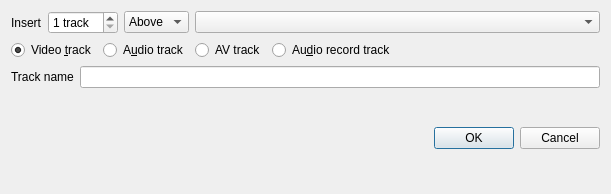
<?xml version="1.0" encoding="UTF-8"?>
<ui version="4.0">
 <class>AddTrack_UI</class>
 <widget class="QDialog" name="AddTrack_UI">
  <property name="geometry">
   <rect>
    <x>0</x>
    <y>0</y>
    <width>611</width>
    <height>194</height>
   </rect>
  </property>
  <layout class="QGridLayout" name="gridLayout">
   <item row="2" column="0" colspan="4">
    <layout class="QHBoxLayout" name="horizontalLayout_2">
     <item>
      <widget class="QLabel" name="name_label">
       <property name="text">
        <string>Track name</string>
       </property>
      </widget>
     </item>
     <item>
      <widget class="QLineEdit" name="track_name"/>
     </item>
    </layout>
   </item>
   <item row="0" column="3">
    <widget class="KComboBox" name="comboTracks"/>
   </item>
   <item row="1" column="0" colspan="4">
    <layout class="QHBoxLayout" name="horizontalLayout">
     <item>
      <widget class="QRadioButton" name="video_track">
       <property name="text">
        <string>Video &amp;track</string>
       </property>
       <property name="checked">
        <bool>true</bool>
       </property>
      </widget>
     </item>
     <item>
      <widget class="QRadioButton" name="audio_track">
       <property name="text">
        <string>A&amp;udio track</string>
       </property>
      </widget>
     </item>
     <item>
      <widget class="QRadioButton" name="av_track">
       <property name="text">
        <string>AV track</string>
       </property>
      </widget>
     </item>
     <item>
      <widget class="QRadioButton" name="arec_track">
       <property name="text">
        <string>Au&amp;dio record track</string>
       </property>
      </widget>
     </item>
     <item>
      <spacer name="horizontalSpacer">
       <property name="orientation">
        <enum>Qt::Horizontal</enum>
       </property>
       <property name="sizeHint" stdset="0">
        <size>
         <width>40</width>
         <height>20</height>
        </size>
       </property>
      </spacer>
     </item>
    </layout>
   </item>
   <item row="0" column="0">
    <widget class="QLabel" name="label">
     <property name="text">
      <string>Insert</string>
     </property>
    </widget>
   </item>
   <item row="3" column="2">
    <spacer name="verticalSpacer">
     <property name="orientation">
      <enum>Qt::Vertical</enum>
     </property>
     <property name="sizeHint" stdset="0">
      <size>
       <width>20</width>
       <height>10</height>
      </size>
     </property>
    </spacer>
   </item>
   <item row="0" column="1">
    <widget class="QSpinBox" name="tracks_count">
     <property name="suffix">
      <string> track</string>
     </property>
     <property name="minimum">
      <number>1</number>
     </property>
     <property name="value">
      <number>1</number>
     </property>
    </widget>
   </item>
   <item row="3" column="3">
    <widget class="QDialogButtonBox" name="buttonBox">
     <property name="orientation">
      <enum>Qt::Horizontal</enum>
     </property>
     <property name="standardButtons">
      <set>QDialogButtonBox::Cancel|QDialogButtonBox::Ok</set>
     </property>
    </widget>
   </item>
   <item row="0" column="2">
    <widget class="KComboBox" name="before_select">
     <item>
      <property name="text">
       <string>Above</string>
      </property>
     </item>
     <item>
      <property name="text">
       <string>Under</string>
      </property>
     </item>
    </widget>
   </item>
  </layout>
 </widget>
 <customwidgets>
  <customwidget>
   <class>KComboBox</class>
   <extends>QComboBox</extends>
   <header>kcombobox.h</header>
  </customwidget>
 </customwidgets>
 <resources/>
 <connections>
  <connection>
   <sender>buttonBox</sender>
   <signal>accepted()</signal>
   <receiver>AddTrack_UI</receiver>
   <slot>accept()</slot>
   <hints>
    <hint type="sourcelabel">
     <x>248</x>
     <y>254</y>
    </hint>
    <hint type="destinationlabel">
     <x>157</x>
     <y>274</y>
    </hint>
   </hints>
  </connection>
  <connection>
   <sender>buttonBox</sender>
   <signal>rejected()</signal>
   <receiver>AddTrack_UI</receiver>
   <slot>reject()</slot>
   <hints>
    <hint type="sourcelabel">
     <x>316</x>
     <y>260</y>
    </hint>
    <hint type="destinationlabel">
     <x>286</x>
     <y>274</y>
    </hint>
   </hints>
  </connection>
 </connections>
</ui>
